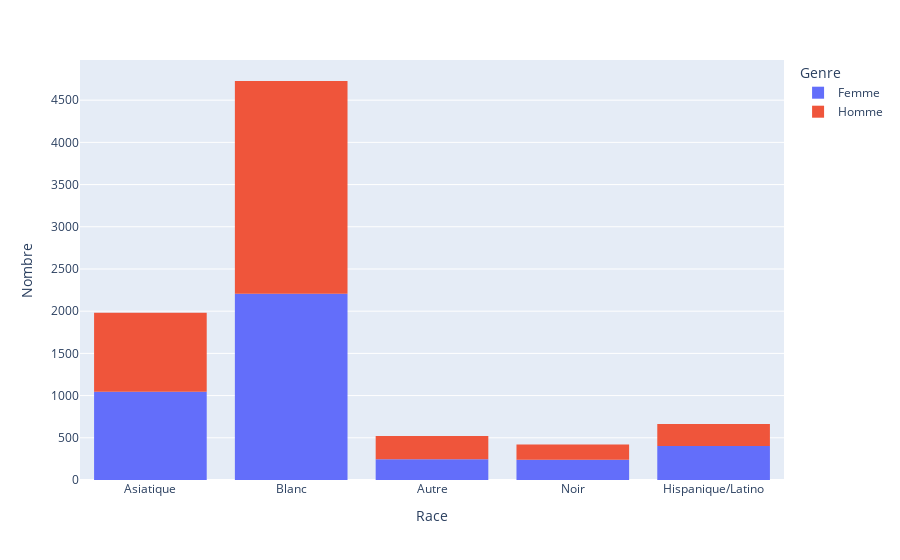

Notebook cell for this chart:
### Code cell
# visualisation nb Hommes Femmes par race

fig_gender_race = px.histogram(df, x="race_label", color="gender_label")

fig_gender_race.update_layout(xaxis_title='Race', yaxis_title="Nombre")
fig_gender_race.update_layout(legend_title_text='Genre')
fig_gender_race.show()

### Figure 1 — Plotly figure (JSON) as saved in the notebook; plotly's stock layout.template omitted (floating-point values rounded to 4 significant figures; data arrays with more than 128 entries replaced by an {"elided": "..."} marker saying what was removed)
{"data": [{"alignmentgroup": "True", "bingroup": "x", "hovertemplate": "gender_label=Femme<br>race_label=%{x}<br>count=%{y}<extra></extra>", "legendgroup": "Femme", "marker": {"color": "#636efa", "pattern": {"shape": ""}}, "name": "Femme", "offsetgroup": "Femme", "orientation": "v", "showlegend": true, "type": "histogram", "x": {"elided": "4184 str values"}, "xaxis": "x", "yaxis": "y"}, {"alignmentgroup": "True", "bingroup": "x", "hovertemplate": "gender_label=Homme<br>race_label=%{x}<br>count=%{y}<extra></extra>", "legendgroup": "Homme", "marker": {"color": "#EF553B", "pattern": {"shape": ""}}, "name": "Homme", "offsetgroup": "Homme", "orientation": "v", "showlegend": true, "type": "histogram", "x": {"elided": "4194 str values"}, "xaxis": "x", "yaxis": "y"}], "layout": {"barmode": "relative", "legend": {"title": {"text": "Genre"}, "tracegroupgap": 0}, "margin": {"t": 60}, "xaxis": {"anchor": "y", "domain": [0, 1], "title": {"text": "Race"}}, "yaxis": {"anchor": "x", "domain": [0, 1], "title": {"text": "Nombre"}}}}
